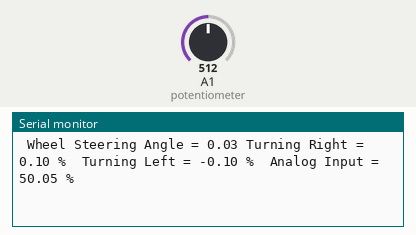
The sketch below on a simulated Arduino Uno, built with avr-gcc and run on an emulated ATmega328P. Shown: the last lines printed to the serial monitor. Inputs (shaded band) come from the test bench; at power-on: A1 (potentiometer) = 512.

Above: at 1.2 s.
1.3 s: A1 (potentiometer) set to 0
At 1.35 s:
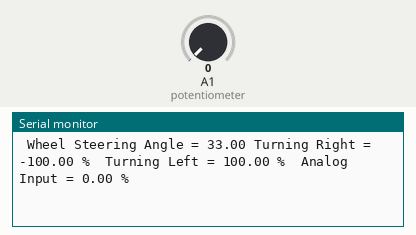
4.3 s: A1 (potentiometer) set to 2
At 4.3 s:
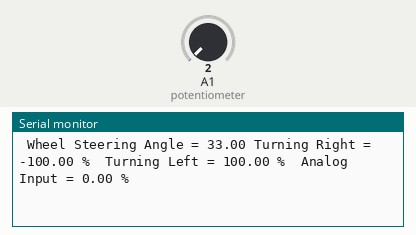
7.3 s: A1 (potentiometer) set to 94
At 7.3 s:
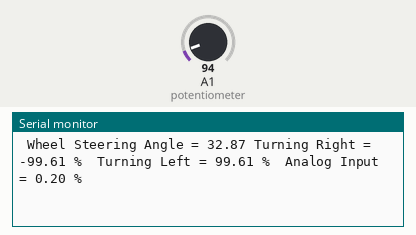
10.3 s: A1 (potentiometer) set to 109
At 10.3 s:
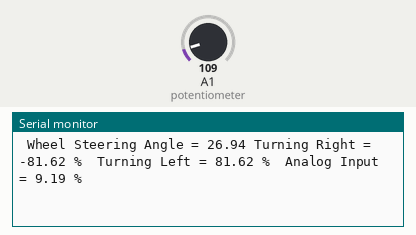
Timing chart, 0 to 13.3 s (numbered marks = the images above; inputs shaded):
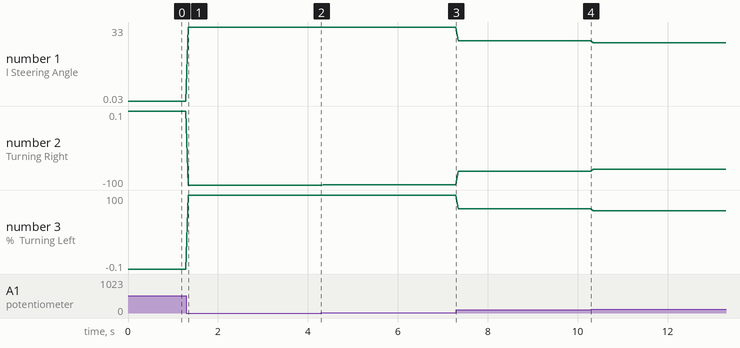

Measured:
- after the input at 1.3 s, the serial monitor: prints a new line at once (image 1)
- plotted number 1: 0.03 → 33 after the input at 1.3 s, 33 → 32.87 after the input at 4.3 s, 32.87 → 26.94 after the input at 7.3 s, 26.94 → 25.97 after the input at 10.3 s
- plotted number 2: 0.1 → -100 after the input at 1.3 s, -100 → -99.61 after the input at 4.3 s, -99.61 → -81.62 after the input at 7.3 s, -81.62 → -78.69 after the input at 10.3 s
- plotted number 3: -0.1 → 100 after the input at 1.3 s, 100 → 99.61 after the input at 4.3 s, 99.61 → 81.62 after the input at 7.3 s, 81.62 → 78.69 after the input at 10.3 s

The sketch:

_20190201SteeringWheelSignalManipulation.ino
```cpp
float AnalogInput;
float AnalogPercent;
float TurningRightPercent;
float TurningLeftPercent;
float WheelSteeringAngle;

void setup() {

Serial.begin(115200); //Baud rate between computer and Arduino.
}

void loop() {

AnalogInput = analogRead(A1); //Value from potentiometer placed into "ThrottleInput".
AnalogPercent = ((AnalogInput / 1023.00) * 100.00); //Analog Input value converted to %.

TurningRightPercent = (AnalogPercent - 50) * 2;

TurningLeftPercent = (50 - AnalogPercent) * 2;

if (AnalogPercent > 50) //If turning right
  WheelSteeringAngle = ((TurningRightPercent / 100) * 33);
  else if (AnalogPercent < 50) //If turning left
    WheelSteeringAngle = ((TurningLeftPercent / 100) * 33);


Serial.print(" Wheel Steering Angle = ");
Serial.print(WheelSteeringAngle);
Serial.print(" Turning Right = ");
Serial.print(TurningRightPercent);
Serial.print(" % ");
Serial.print(" Turning Left = ");
Serial.print(TurningLeftPercent);
Serial.print(" % ");
Serial.print(" Analog Input = ");
Serial.print(AnalogPercent);
Serial.println(" % ");
delay(50);  //Delay for stability.

}
```
